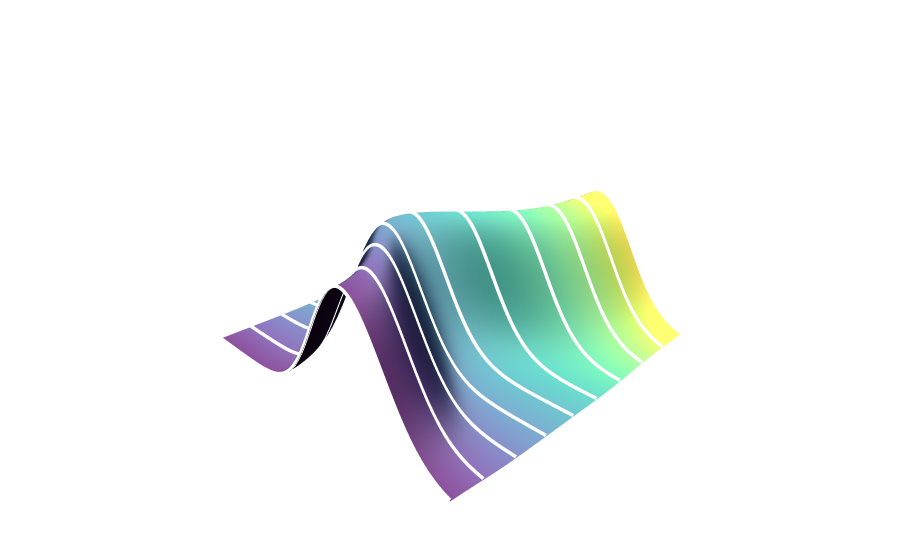

The notebook cell this image was saved under:
### Code cell
fig = go.FigureWidget(
    data=[
        go.Surface(
            z=Z.T,
            x=X,
            y=Y,
            surfacecolor = X, 
            colorscale= px.colors.sequential.Viridis  ,#Plotly3,#"Greys",   # IMPORTANT: neutral shading
            showscale=False,      # removes colorbar
            lighting=dict(
                ambient=0.15,   # lower = stronger shading
                diffuse=0.8,    # main shape cue
                specular=0.6,   # highlight on ridges
                roughness=0.8,  # lower = shinier.  --- ! ----
                fresnel=0.2
            ),
            lightposition=dict(
            x=200,
            y=-100,
            z=300
            )
        )
    ],
    layout=go.Layout(
    scene=dict(
        xaxis=dict(visible=False),
        yaxis=dict(visible=False),
        zaxis=dict(visible=False)
        )
    )
)

fig.update_layout(
    scene=dict(
        xaxis=dict(
            visible=False,
            showbackground=False
        ),
        yaxis=dict(
            visible=False,
            showbackground=False
        ),
        zaxis=dict(
            visible=False,
            showbackground=False
        ),
        camera=dict(
            eye=dict(x=-1.2, y=-1.2, z=0.8)
        ),
        aspectratio=dict(x=1, y=1, z=0.4)
    ),
    margin=dict(l=0, r=0, b=0, t=0),
    paper_bgcolor="white",
    plot_bgcolor="white"
)

# how many lines you want
n_lines = 10
x_idx = np.linspace(0, len(x) - 1, n_lines, dtype=int)

for i in x_idx:
    fig.add_trace(
        go.Scatter3d(
            x=np.full_like(y, x[i]),
            y=y,
            z=Z[i, :] + 0.002,  # tiny offset so lines sit on top
            mode="lines",
            line=dict(
                color='white', #"black",
                width=7
            ),
            showlegend=False
        )
    )

fig.show()

### Figure 1 — Plotly figure (JSON) as saved in the notebook; plotly's stock layout.template omitted (floating-point values rounded to 4 significant figures; data arrays with more than 128 entries replaced by an {"elided": "..."} marker saying what was removed)
{"data": [{"colorscale": [[0, "#440154"], [0.1111, "#482878"], [0.2222, "#3e4989"], [0.3333, "#31688e"], [0.4444, "#26828e"], [0.5556, "#1f9e89"], [0.6667, "#35b779"], [0.7778, "#6ece58"], [0.8889, "#b5de2b"], [1, "#fde725"]], "lighting": {"ambient": 0.15, "diffuse": 0.8, "fresnel": 0.2, "roughness": 0.8, "specular": 0.6}, "lightposition": {"x": 200, "y": -100, "z": 300}, "showscale": false, "surfacecolor": {"elided": "150x125 float values"}, "type": "surface", "uid": "f05978b3-8fac-48d6-8299-8bed5b914ee0", "x": {"elided": "150x125 float values"}, "y": {"elided": "150x125 float values"}, "z": {"elided": "150x125 float values"}}, {"line": {"color": "white", "width": 7}, "mode": "lines", "showlegend": false, "type": "scatter3d", "uid": "8f39b149-ac73-416d-8ac9-15f192d6a32e", "x": {"elided": "150 int values"}, "y": {"elided": "150 float values"}, "z": {"elided": "150 float values"}}, {"line": {"color": "white", "width": 7}, "mode": "lines", "showlegend": false, "type": "scatter3d", "uid": "e5b44dbe-4b23-4152-a468-182081e37090", "x": {"elided": "150 float values"}, "y": {"elided": "150 float values"}, "z": {"elided": "150 float values"}}, {"line": {"color": "white", "width": 7}, "mode": "lines", "showlegend": false, "type": "scatter3d", "uid": "e058408b-3886-4487-a81f-7e37d504599f", "x": {"elided": "150 float values"}, "y": {"elided": "150 float values"}, "z": {"elided": "150 float values"}}, {"line": {"color": "white", "width": 7}, "mode": "lines", "showlegend": false, "type": "scatter3d", "uid": "c473ce5b-72ef-4d53-b53a-4e097ae4b845", "x": {"elided": "150 float values"}, "y": {"elided": "150 float values"}, "z": {"elided": "150 float values"}}, {"line": {"color": "white", "width": 7}, "mode": "lines", "showlegend": false, "type": "scatter3d", "uid": "aaec1833-e887-4943-bda2-79a5fc0f25eb", "x": {"elided": "150 float values"}, "y": {"elided": "150 float values"}, "z": {"elided": "150 float values"}}, {"line": {"color": "white", "width": 7}, "mode": "lines", "showlegend": false, "type": "scatter3d", "uid": "3061a406-b1c0-45f3-82db-2380d361bc79", "x": {"elided": "150 float values"}, "y": {"elided": "150 float values"}, "z": {"elided": "150 float values"}}, {"line": {"color": "white", "width": 7}, "mode": "lines", "showlegend": false, "type": "scatter3d", "uid": "d9772236-99c6-4ae3-b992-20484e486fd4", "x": {"elided": "150 float values"}, "y": {"elided": "150 float values"}, "z": {"elided": "150 float values"}}, {"line": {"color": "white", "width": 7}, "mode": "lines", "showlegend": false, "type": "scatter3d", "uid": "28db0ac1-15fa-4d12-bbb7-217362d9a264", "x": {"elided": "150 float values"}, "y": {"elided": "150 float values"}, "z": {"elided": "150 float values"}}, {"line": {"color": "white", "width": 7}, "mode": "lines", "showlegend": false, "type": "scatter3d", "uid": "07e9fb1b-591e-45cd-83d7-002508ae6029", "x": {"elided": "150 int values"}, "y": {"elided": "150 float values"}, "z": {"elided": "150 float values"}}, {"line": {"color": "white", "width": 7}, "mode": "lines", "showlegend": false, "type": "scatter3d", "uid": "2ef542c4-7170-4b67-8871-6bce9db25ac4", "x": {"elided": "150 float values"}, "y": {"elided": "150 float values"}, "z": {"elided": "150 float values"}}], "layout": {"margin": {"b": 0, "l": 0, "r": 0, "t": 0}, "paper_bgcolor": "white", "plot_bgcolor": "white", "scene": {"aspectratio": {"x": 1, "y": 1, "z": 0.4}, "camera": {"eye": {"x": -1.2, "y": -1.2, "z": 0.8}}, "xaxis": {"showbackground": false, "visible": false}, "yaxis": {"showbackground": false, "visible": false}, "zaxis": {"showbackground": false, "visible": false}}}}
